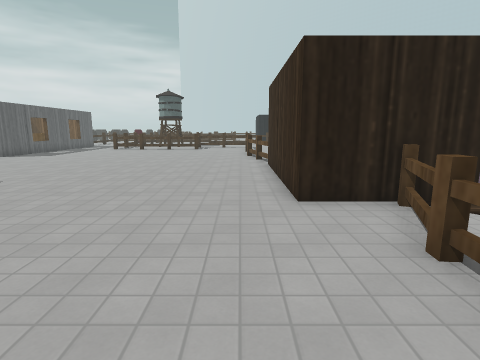
View 1 (above)

24 first-person views from a walk through a Godot game level. The camera is 1.5 m above the floor, tilts 10° down and sees 80° across. The floor is counted in squares, 1 m on a side. Each view is taken from the middle of a square. On the plan, view 1 faces up. The plan holds only what a view shows up to about 14 squares ahead; the rest is blank. The place goes on beyond the plan. Characters and animated objects are not drawn. Some surface patterns are stand-ins.

View 2
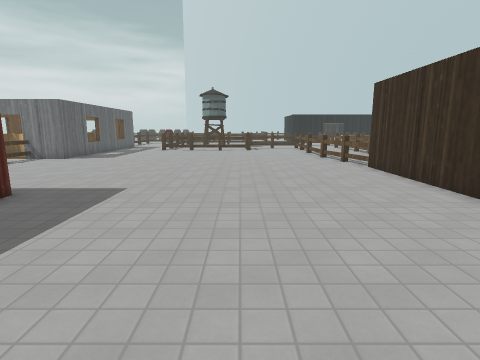

View 3
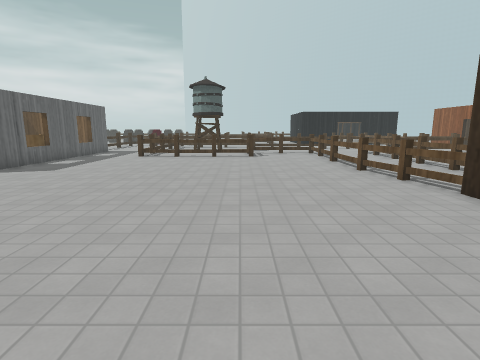

View 4
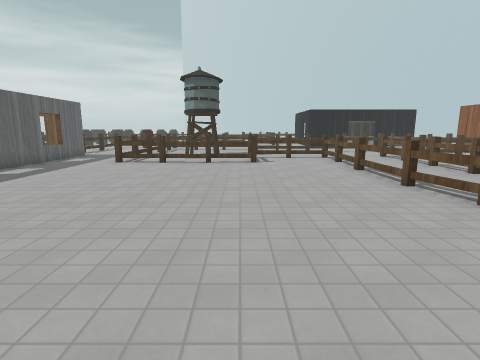

View 5
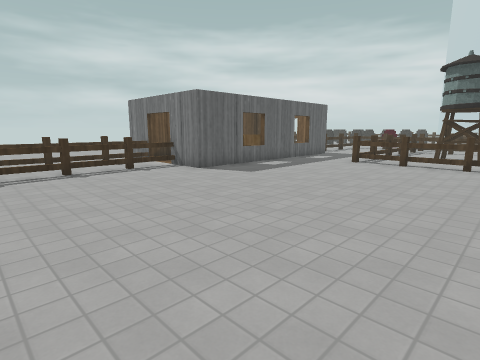

View 6
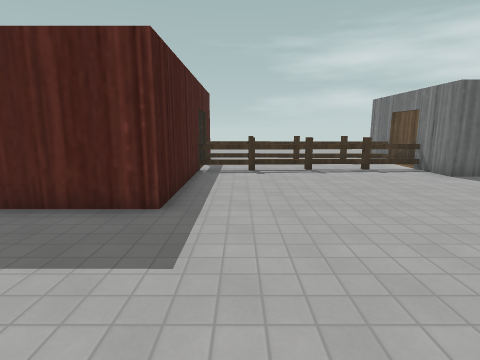

View 7
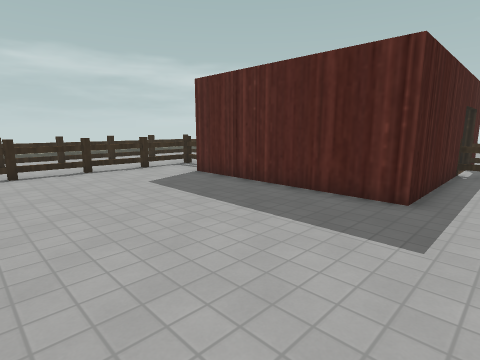

View 8
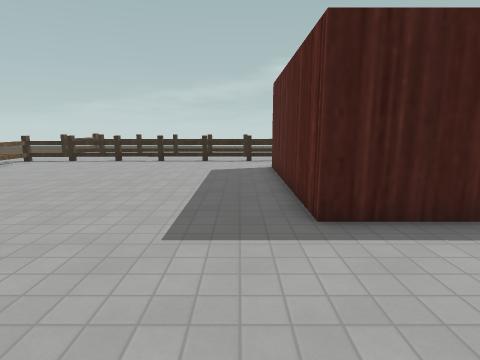

View 9
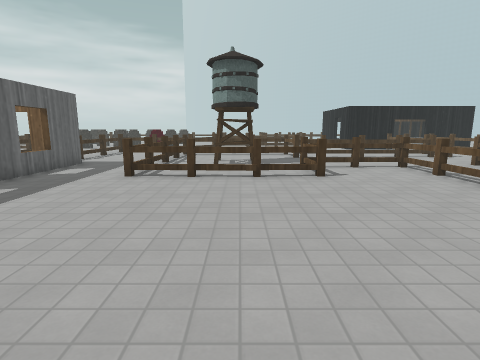

View 10
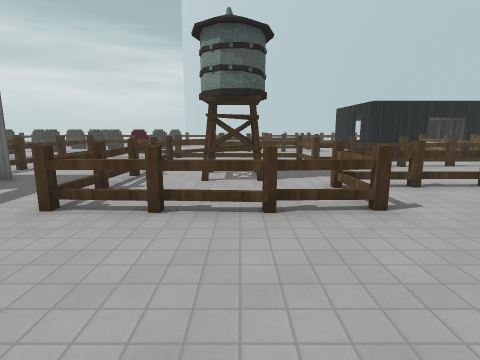

View 11
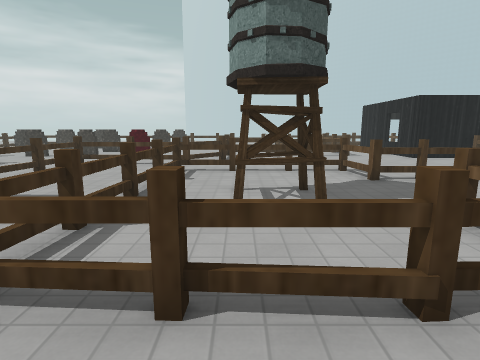

View 12
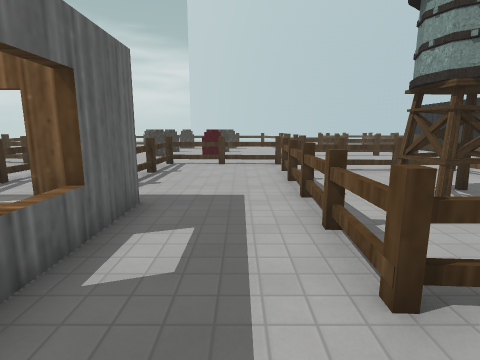

View 13
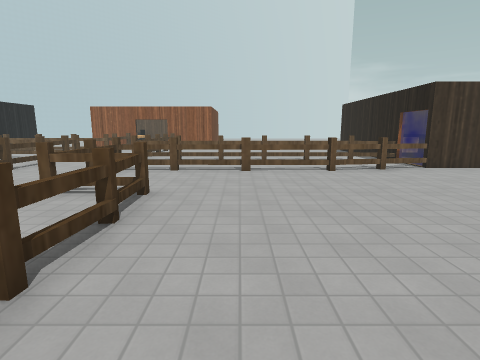

View 14
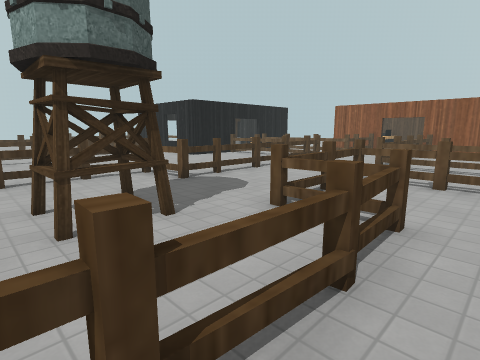

View 15
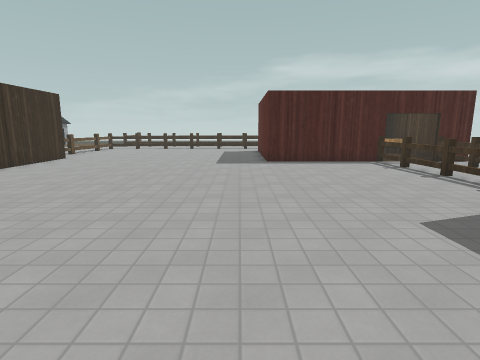

View 16
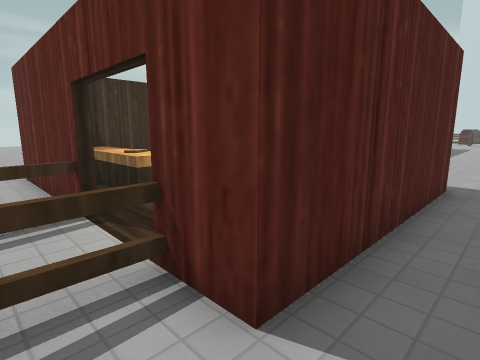

View 17
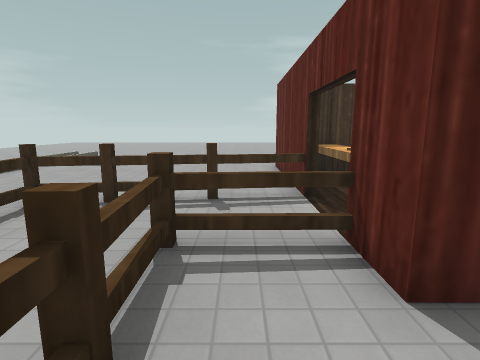

View 18
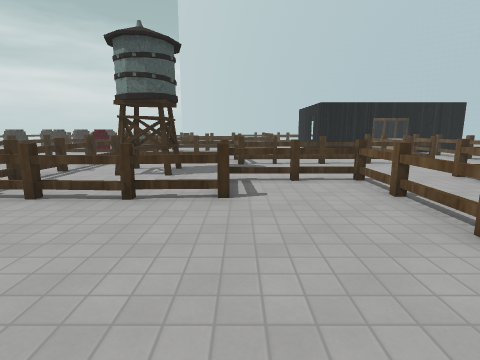

View 19
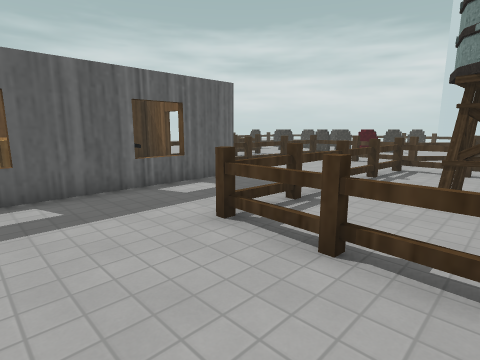

View 20
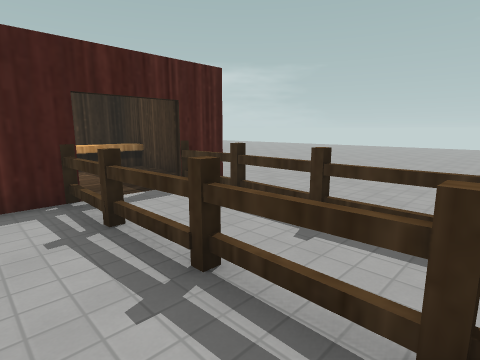

View 21
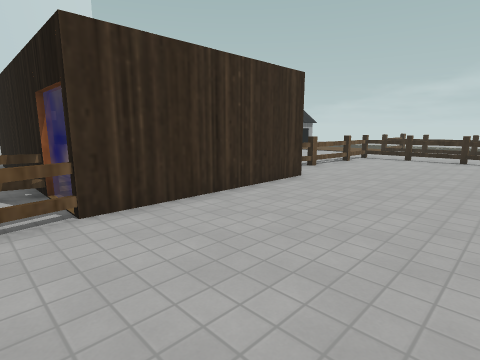

View 22
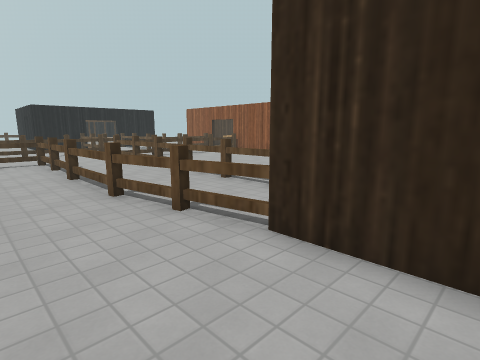

View 23
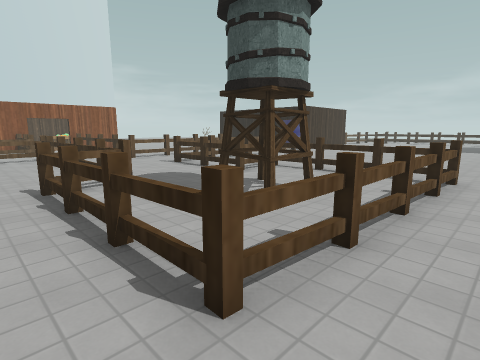

View 24
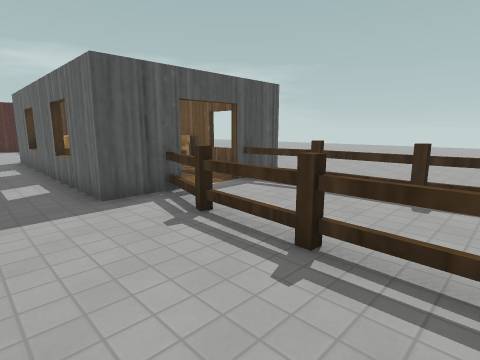

### Floor plan
Key: @ floor where view 1 was taken; # wall or solid block; x gap in a wall; . floor; = window, fence, low wall or low ledge; ^ raised ledge; T thing the floor can be seen under or through; B building; O other object.
Columns run from 17 left of view 1 to 5 right of it. Each row starts with its distance up from view 1.
 34    .....=#      ...
 33    ####=##      ....
 32  ..#...=#...... ....
 31  ..#....#=#=#=#.......#
 30  ..x....#.#=#=#.......=
 29  .=#....#.....====#=#=#
 28  ..x...##.............
 27  .==...==.OOO.........
 26 B.#BB..##.OOO.........
 25     B..==.OO..#=T=#..#=
 24  O  B..##.....#=T==..=
 23  O  B..#==....=...T..#
 22     B..TTTTTT=....T..=
 21    BB.............T..#
 20   BBB............TT..=
 19     B............==..#
 18     B............==..=
 17     B............TT..#
 16 B.TBB.............T..=
 15 ^.T...............T..#
 14 ^.T...............T..=
 13 ^.T...............T=.##
 12 ^.T...............T  #
 11 ^.T...............#
 10 ^.T...............#
  9 #.T...............#
  8 =.T...............#
  7 #..######.........#
  6  ..     #.........#####
  5  .      #...........#.
  4  .      #...........#.
  3 OOO     #............
  2 OOOO.   #..........#
  1 #####.###..........#
  0 ####=.= .........@.#
 -1    .=.#............#.
 -2    .#.##############.
 -3    .=.........
 -4     #

Where each view was taken, in squares from view 1:
view 1: 0 up, 0 right, facing up
view 2: 1 up, 4 left, facing up
view 3: 6 up, 4 left, facing up
view 4: 9 up, 4 left, facing up
view 5: 9 up, 4 left, facing up-left
view 6: 9 up, 4 left, facing left
view 7: 9 up, 3 left, facing down-left
view 8: 12 up, 8 left, facing down
view 9: 13 up, 6 left, facing up
view 10: 17 up, 6 left, facing up
view 11: 20 up, 7 left, facing up
view 12: 20 up, 11 left, facing up
view 13: 20 up, 10 left, facing right
view 14: 21 up, 8 left, facing up-right
view 15: 21 up, 8 left, facing down
view 16: 1 down, 8 left, facing up-left
view 17: 1 down, 7 left, facing left
view 18: 16 up, 3 left, facing up
view 19: 19 up, 6 left, facing up-left
view 20: 14 up, 13 left, facing down-left
view 21: 14 up, 4 left, facing down-right
view 22: 10 up, 2 left, facing up-right
view 23: 32 up, 11 left, facing down-right
view 24: 32 up, 11 left, facing down-left
